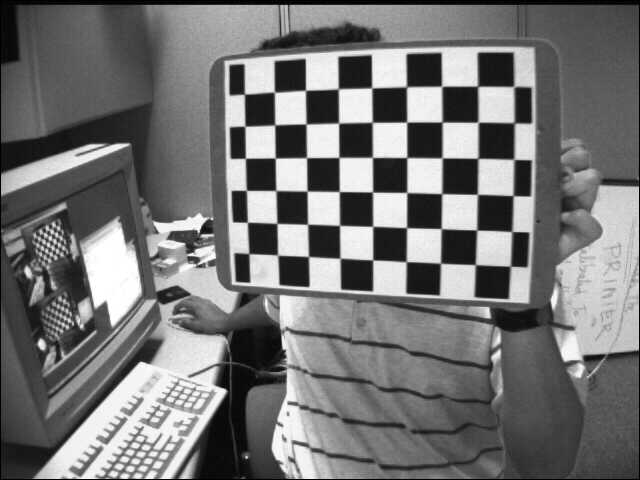
#> input picture images/left01.jpg, 640 x 480 px
$ python reconstruction.py   (older library calls are emulated)
#> lines starting #> are read from the running program, lines starting #| are printed output that depends on the picture
# ***********************************************************************************
# Name:           reconstruction.py
# Revision:
# Date:           29-10-2019
# Author:         Paulo Dias
# Comments:       Stereo images remapping
#
# images         left1.jpg->left19.jpg
# Revision:
# Libraries:    Python 3.7.3 + openCV 4.1.0
# ***********************************************************************************
import numpy as np
import cv2
import glob

from numpy.lib.function_base import disp


# Mouse handler
def mouse_handler_l(event, x, y, flags, params):
    if event == cv2.EVENT_LBUTTONDOWN:
        # random color
        color = np.random.randint(0, 255, 3).tolist()
        # Draw line
        image = params
        cv2.line(image, (0, int(y)), (width, int(y)), color, 4)
        cv2.imshow("Right", image);
        cv2.waitKey(1)

def mouse_handler_r(event, x, y, flags, params):
    if event == cv2.EVENT_LBUTTONDOWN:
        # random color
        color = np.random.randint(0, 255, 3).tolist()
        # Draw line
        image = params
        cv2.line(image, (0, int(y)), (width, int(y)), color, 4)
        cv2.imshow("Left", image);
        cv2.waitKey(1)

# Load camera parameters
with np.load('stereoParams.npz') as data:
#> (reads 07_lab/stereoParams.npz from the repository)
    intrinsics1 = data['intrinsics1']
    distortion1 = data['distortion1']
    intrinsics2 = data['intrinsics2']
    distortion2 = data['distortion2']
    R = data['R']
    T = data['T']
    E = data['E']
    F = data['F']

# Reading image
left = cv2.imread('..//images//left01.jpg')
#> left is the input picture: shape (480, 640, 3); min 0, max 255, mean 116.6
undistort_left = cv2.undistort(left, intrinsics1, distortion1)
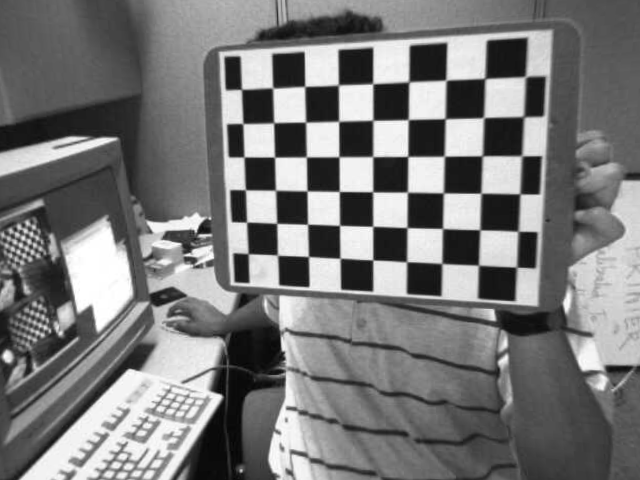
#> undistort_left: shape (480, 640, 3); min 3, max 255, mean 120.9
cv2.imwrite('pcl_image.jpg', undistort_left)

right = cv2.imread('..//images//right01.jpg')
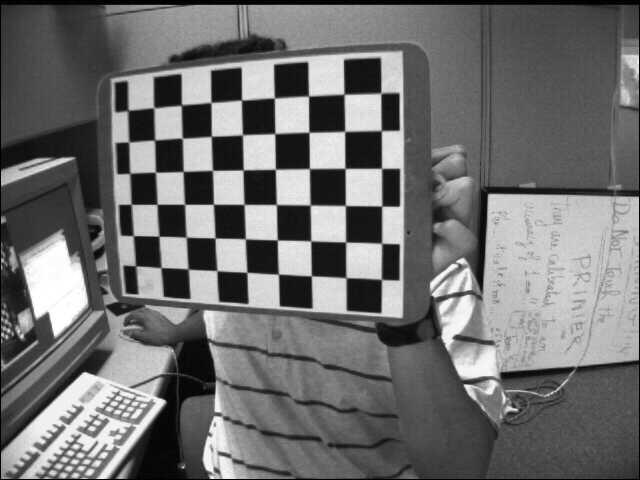
#> input picture images/right01.jpg, 640 x 480 px
#> right is the input picture: shape (480, 640, 3); min 0, max 255, mean 111.4
undistort_right = cv2.undistort(right, intrinsics2, distortion2)
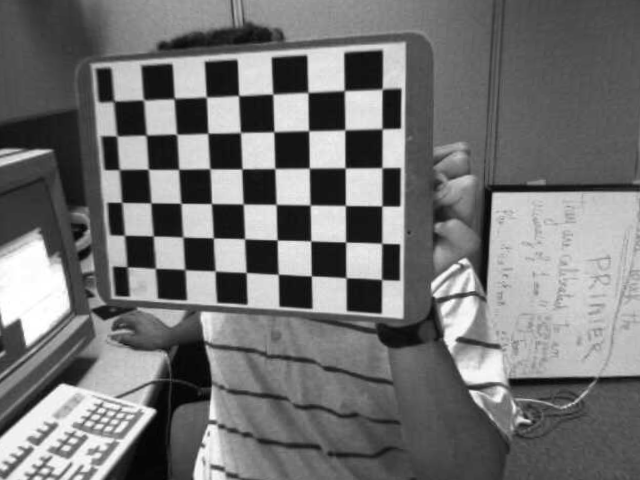
#> undistort_right: shape (480, 640, 3); min 1, max 255, mean 115.6

# stereo rectification
print("StereoRectifyMap");
height, width, depth =  undistort_left.shape
#> height = 480; width = 640; depth = 3

#R1,T1,R2,T2,Q = cv2.stereoRectify(intrinsics1, distortion1, intrinsics2, distortion2, (width,height), R, T, 0);
R1 = np.zeros(shape=(3,3))
R2 = np.zeros(shape=(3,3))
P1 = np.zeros(shape=(3,4))
P2 = np.zeros(shape=(3,4))
Q = np.zeros(shape=(4,4))

cv2.stereoRectify(intrinsics1, distortion1, intrinsics2, distortion2 ,(width, height), R, T, R1, R2, P1, P2, Q, flags=cv2.CALIB_ZERO_DISPARITY, alpha=-1, newImageSize=(0,0))

# Map computation
print("InitUndistortRectifyMap");
map1x, map1y = cv2.initUndistortRectifyMap(intrinsics1, distortion1, R1, P1, (width,height), cv2.CV_32FC1)
map2x, map2y = cv2.initUndistortRectifyMap(intrinsics2, distortion2, R2, P2, (width,height), cv2.CV_32FC1)

# Image Remaping
print("Remap images");
remap_imgl = None
gray_imagel = cv2.cvtColor(undistort_left, cv2.COLOR_BGR2GRAY)
remap_imgl = cv2.remap(gray_imagel, map1x, map1y, cv2.INTER_LINEAR, cv2.BORDER_CONSTANT, 0)
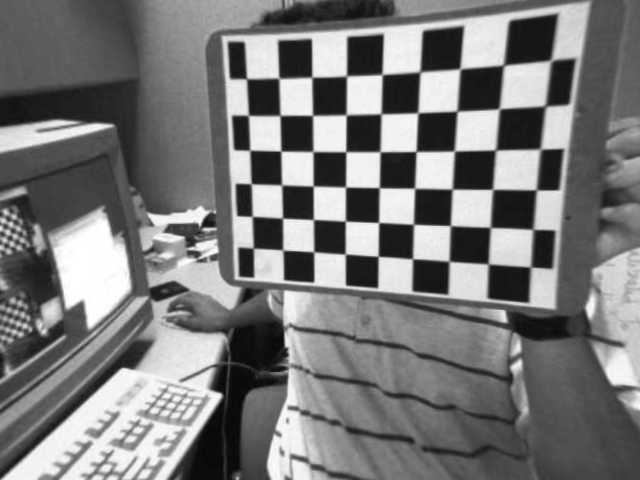
#> remap_imgl: shape (480, 640); min 5, max 255, mean 121.5

remap_imgr = None
gray_imager = cv2.cvtColor(undistort_left, cv2.COLOR_BGR2GRAY)
remap_imgr = cv2.remap(gray_imager, map2x, map2y, cv2.INTER_LINEAR, cv2.BORDER_CONSTANT, 0)
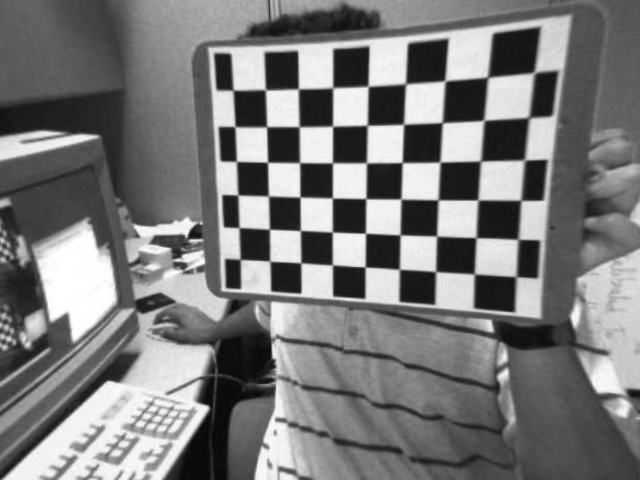
#> remap_imgr: shape (480, 640); min 5, max 255, mean 122.3

# Call StereoBM constructor
stereo = cv2.StereoBM_create(numDisparities=16*5, blockSize=21)

# Calculate disparity image
disparity = stereo.compute(remap_imgl, remap_imgr)
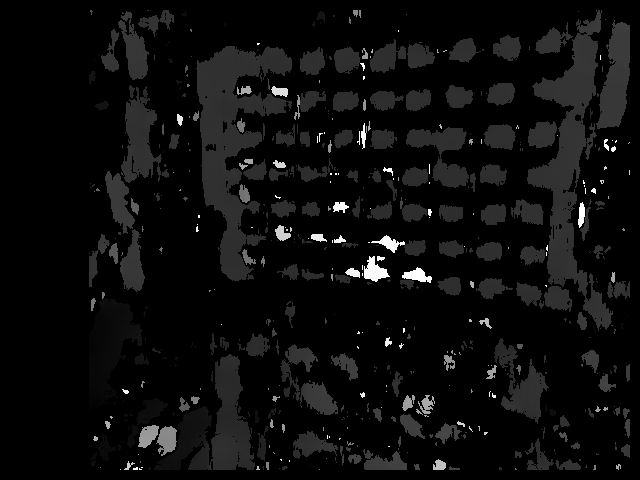
#> disparity: shape (480, 640) int16; min -16, max 1264, mean 49.4; drawn with min black and max white

# Display
disparity = cv2.normalize(src=disparity, dst=disparity, beta=0, alpha=255, norm_type=cv2.NORM_MINMAX)
disparity = np.uint8(disparity)

cv2.imshow('Left', left)
cv2.imshow('Disparity Map', disparity)
cv2.waitKey(0)

cloud = cv2.reprojectImageTo3D(disparity, Q)
#> cloud: shape (480, 640, 3) float32; 77.22% of the values are NaN or infinite; the others: min -595.1, max 258.8, mean -14.91
print(Q)
np.savez('cloud.npz', cloud=cloud)


# [13 lines of commented-out code are left out]
